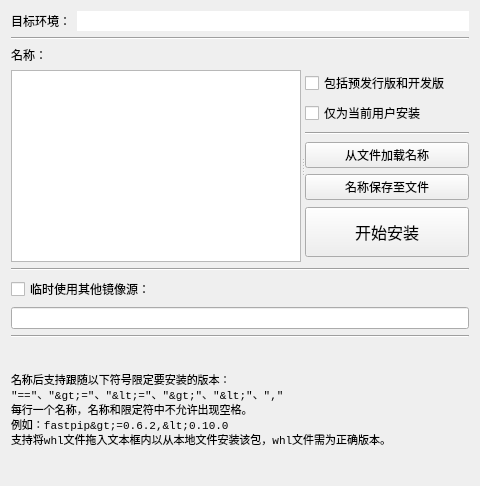
<?xml version="1.0" encoding="UTF-8"?>
<ui version="4.0">
 <class>pkginstall</class>
 <widget class="QWidget" name="pkginstall">
  <property name="windowModality">
   <enum>Qt::ApplicationModal</enum>
  </property>
  <property name="geometry">
   <rect>
    <x>0</x>
    <y>0</y>
    <width>480</width>
    <height>486</height>
   </rect>
  </property>
  <property name="minimumSize">
   <size>
    <width>480</width>
    <height>486</height>
   </size>
  </property>
  <property name="maximumSize">
   <size>
    <width>480</width>
    <height>486</height>
   </size>
  </property>
  <property name="font">
   <font>
    <family>Microsoft YaHei UI</family>
    <pointsize>9</pointsize>
   </font>
  </property>
  <property name="windowTitle">
   <string>安装</string>
  </property>
  <layout class="QVBoxLayout" name="verticalLayout_7">
   <item>
    <layout class="QVBoxLayout" name="verticalLayout_6">
     <item>
      <layout class="QHBoxLayout" name="horizontalLayout" stretch="0,9">
       <item>
        <widget class="QLabel" name="label_3">
         <property name="toolTip">
          <string>当前即将安装的包的目标环境。</string>
         </property>
         <property name="text">
          <string>目标环境：</string>
         </property>
        </widget>
       </item>
       <item>
        <widget class="QLineEdit" name="le_target_env">
         <property name="contextMenuPolicy">
          <enum>Qt::NoContextMenu</enum>
         </property>
         <property name="toolTip">
          <string>当前即将安装的包的目标环境。</string>
         </property>
         <property name="frame">
          <bool>false</bool>
         </property>
         <property name="readOnly">
          <bool>true</bool>
         </property>
        </widget>
       </item>
      </layout>
     </item>
     <item>
      <widget class="Line" name="line_3">
       <property name="orientation">
        <enum>Qt::Horizontal</enum>
       </property>
      </widget>
     </item>
     <item>
      <layout class="QVBoxLayout" name="verticalLayout_5">
       <item>
        <widget class="QLabel" name="label">
         <property name="text">
          <string>名称：</string>
         </property>
        </widget>
       </item>
       <item>
        <widget class="QSplitter" name="splitter">
         <property name="orientation">
          <enum>Qt::Horizontal</enum>
         </property>
         <widget class="QPlainTextEdit" name="pte_package_names_old">
          <property name="contextMenuPolicy">
           <enum>Qt::NoContextMenu</enum>
          </property>
         </widget>
         <widget class="QWidget" name="layoutWidget">
          <layout class="QVBoxLayout" name="verticalLayout_4">
           <item>
            <layout class="QVBoxLayout" name="verticalLayout_2">
             <item>
              <widget class="QCheckBox" name="cb_including_pre">
               <property name="toolTip">
                <string>从网络安装时是否查找包括预发行版和开发版在内的版本。
如果预发行版或开发版是最新版本，则安装预发行版或开发版。</string>
               </property>
               <property name="text">
                <string>包括预发行版和开发版</string>
               </property>
              </widget>
             </item>
             <item>
              <widget class="QCheckBox" name="cb_install_for_user">
               <property name="toolTip">
                <string>将包安装到系统当前登录的用户的用户目录内。</string>
               </property>
               <property name="text">
                <string>仅为当前用户安装</string>
               </property>
              </widget>
             </item>
            </layout>
           </item>
           <item>
            <widget class="Line" name="line_2">
             <property name="orientation">
              <enum>Qt::Horizontal</enum>
             </property>
            </widget>
           </item>
           <item>
            <layout class="QVBoxLayout" name="verticalLayout_3">
             <item>
              <widget class="QPushButton" name="pb_load_from_text">
               <property name="toolTip">
                <string>从文本文件载入名称及版本等内容。
例如从常见的requirements.txt文件载入。</string>
               </property>
               <property name="text">
                <string>从文件加载名称</string>
               </property>
              </widget>
             </item>
             <item>
              <widget class="QPushButton" name="pb_save_as_text">
               <property name="toolTip">
                <string>将文本框内的内容保存至文本文件。</string>
               </property>
               <property name="text">
                <string>名称保存至文件</string>
               </property>
              </widget>
             </item>
            </layout>
           </item>
           <item>
            <widget class="QPushButton" name="pb_do_install">
             <property name="minimumSize">
              <size>
               <width>0</width>
               <height>50</height>
              </size>
             </property>
             <property name="palette">
              <palette>
               <active>
                <colorrole role="ButtonText">
                 <brush brushstyle="SolidPattern">
                  <color alpha="255">
                   <red>0</red>
                   <green>0</green>
                   <blue>255</blue>
                  </color>
                 </brush>
                </colorrole>
               </active>
               <inactive>
                <colorrole role="ButtonText">
                 <brush brushstyle="SolidPattern">
                  <color alpha="255">
                   <red>0</red>
                   <green>0</green>
                   <blue>0</blue>
                  </color>
                 </brush>
                </colorrole>
               </inactive>
               <disabled>
                <colorrole role="ButtonText">
                 <brush brushstyle="SolidPattern">
                  <color alpha="255">
                   <red>120</red>
                   <green>120</green>
                   <blue>120</blue>
                  </color>
                 </brush>
                </colorrole>
               </disabled>
              </palette>
             </property>
             <property name="font">
              <font>
               <family>Microsoft YaHei UI</family>
               <pointsize>12</pointsize>
              </font>
             </property>
             <property name="text">
              <string>开始安装</string>
             </property>
            </widget>
           </item>
          </layout>
         </widget>
        </widget>
       </item>
      </layout>
     </item>
     <item>
      <widget class="Line" name="line_4">
       <property name="orientation">
        <enum>Qt::Horizontal</enum>
       </property>
      </widget>
     </item>
     <item>
      <layout class="QVBoxLayout" name="verticalLayout">
       <item>
        <widget class="QCheckBox" name="cb_use_index_url">
         <property name="text">
          <string>临时使用其他镜像源：</string>
         </property>
        </widget>
       </item>
       <item>
        <widget class="QLineEdit" name="le_use_index_url">
         <property name="contextMenuPolicy">
          <enum>Qt::NoContextMenu</enum>
         </property>
        </widget>
       </item>
      </layout>
     </item>
     <item>
      <widget class="Line" name="line">
       <property name="orientation">
        <enum>Qt::Horizontal</enum>
       </property>
      </widget>
     </item>
     <item>
      <widget class="QLabel" name="label_2">
       <property name="font">
        <font>
         <family>Consolas</family>
         <pointsize>8</pointsize>
        </font>
       </property>
       <property name="text">
        <string>名称后支持跟随以下符号限定要安装的版本：
&quot;==&quot;、&quot;&gt;=&quot;、&quot;&lt;=&quot;、&quot;&gt;&quot;、&quot;&lt;&quot;、&quot;,&quot;
每行一个名称，名称和限定符中不允许出现空格。
例如：fastpip&gt;=0.6.2,&lt;0.10.0
支持将whl文件拖入文本框内以从本地文件安装该包，whl文件需为正确版本。</string>
       </property>
       <property name="wordWrap">
        <bool>true</bool>
       </property>
      </widget>
     </item>
    </layout>
   </item>
  </layout>
 </widget>
 <resources/>
 <connections/>
</ui>
